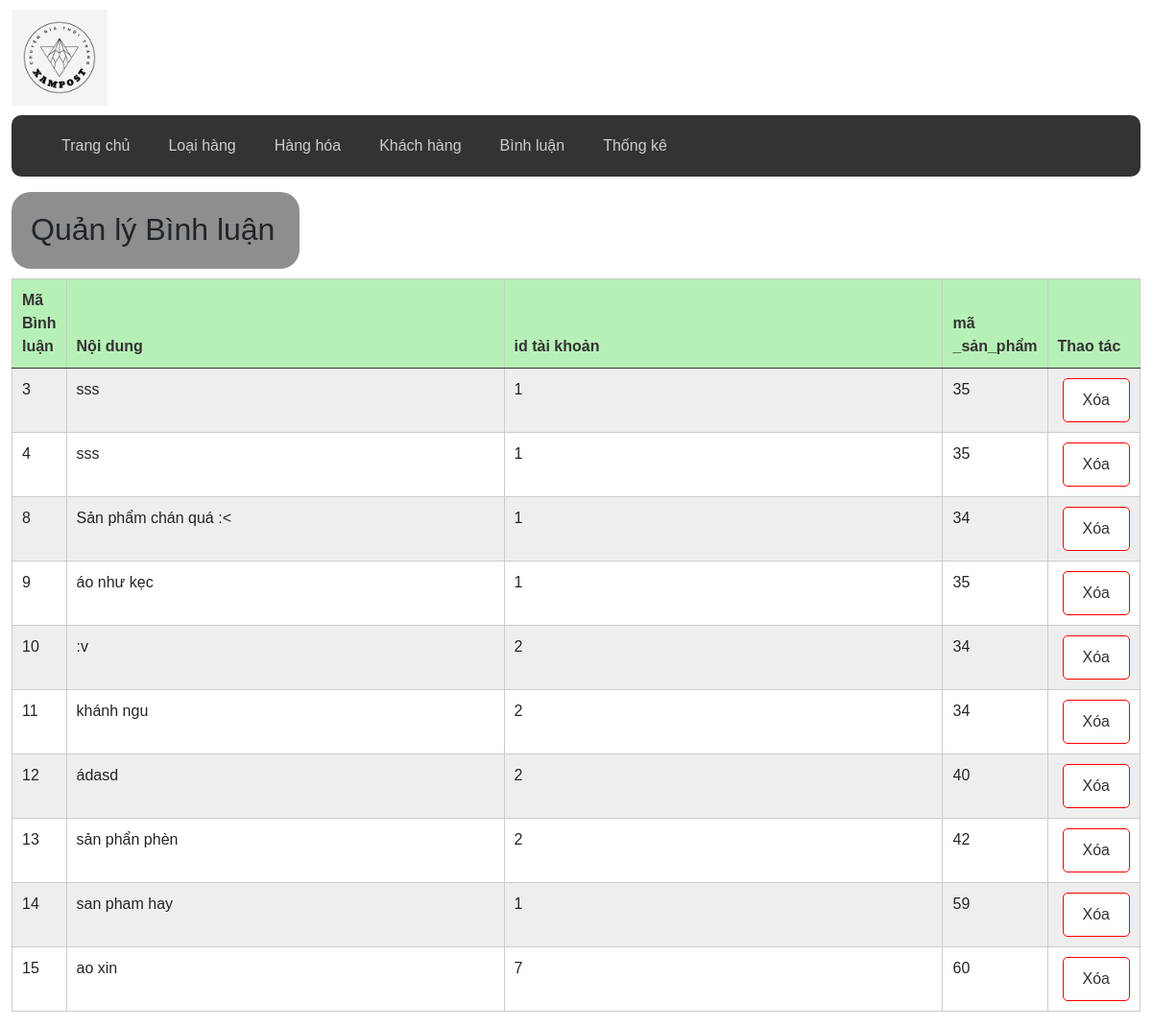
/binh_luan/index.php, run on the app's committed database.
### tables this page shows
CREATE TABLE `binh_luan` (
  `ma_bl` int(11) NOT NULL,
  `noi_dung` varchar(255) NOT NULL,
  `id` int(11) NOT NULL,
  `ma_sp` int(11) NOT NULL
);

### dao/binh_luan.php (called while the page is built, shortened)
<?php
function getAll1() {
    $conn = pdo_get_connection();
    $sql = "SELECT * FROM binh_luan";
    $statement= $conn->prepare($sql);
    $statement->execute([]);
    $ket_qua=[];
    while (true) {
        $rowData =  $statement->fetch();
        if ($rowData == false) {
            break;
        }
        $row= [
            'ma_bl' => $rowData['ma_bl'],
            'noi_dung' => $rowData['noi_dung'],
            'id' => $rowData['id'],
            'ma_sp' => $rowData['ma_sp'],
        ];
        array_push($ket_qua,$row);
    }
    return $ket_qua;
}
?>

### binh_luan/index.php (the view, shortened to what this page needs)
<?php
require_once "./../dao/binh_luan.php";
$kq = getAll1();
?>
<!DOCTYPE html>
<html lang="en">
<head>
    <link rel="stylesheet" href=".././css//bootstrap.min.css">
    <link rel="stylesheet" href=".././css/index.css">
    <link rel="stylesheet" href=".././css/form.css">
</head>
<body>
    <div class="container" >
    <header>
            <img src="./../logo/XAmPOST.png" alt="" width="100px">
            <nav>
               <ul>
                    <li><a href="http://localhost/du_an_team/">Trang chủ</a></li>
                    <li><a href="">Loại hàng</a></li>
                    <li><a href="http://localhost/du_an_team/hang_hoa/">Hàng hóa</a></li>
                    <li><a href="#">Khách hàng</a></li>
                    <li><a href="https://localhost/du_an_Team/binh_luan/">Bình luận</a></li>
                    <li><a href="https://localhost/du_an_Team/thong_ke/thong_ke.php">Thống kê</a></li>
                </ul>
            </nav>
        </header>
        <div class="quan_ly"><h2>Quản lý Bình luận</h2><br> </div>
        <div class="ql_sp">
            <table class="table table-hover" >
                <thead>
                    <tr>
                        <th class="">Mã Bình luận</th>
                        <th class="col">Nội dung</th>
                        <th class="col">id tài khoản</th>
                        <th class="col">mã _sản_phẩm</th>
                        <th class="col" colspan="2">Thao tác</th>
                    </tr>
                </thead>
                <tbody>
                <?php for ($i = 0; $i <count($kq) ; $i++){?>
            <tr>
                <td>
                    <?php echo $kq[$i]['ma_bl']?>
                </td>
                <td>
                    <?php echo $kq[$i]['noi_dung']?>
                </td>
                <td>
                    <?php echo $kq[$i]['id']?>
                </td>
                <td>
                    <?php echo $kq[$i]['ma_sp']?>
                </td>
                <td>
                <button class="btn btn-danger"> <a href="xoa.php?id=<?php echo $kq[$i]['ma_bl'] ?>" onclick="return confirm('Ban co muon xoa khong ?')">Xóa</a></button>
                </td>
            </tr>
            <?php } ?>
                </tbody>
            </table>
        </div>
</body>
</html>

### css/index.css (style rules this page uses)
.quan_ly { background: #8d8e8d; padding: 20px 0 0 20px; width: 300px; height: 80px; margin: 8px 0 10px 0; border-radius: 20px; }

### css/form.css (style rules this page uses)
* { margin: 0; padding: 0; box-sizing: border-box; font-family: Arial, Helvetica, sans-serif; }
.container { max-width: 1200px; margin: 10px auto; }
nav { background-color: #333; margin: 10px 0; border-radius: 10px; }
nav ul { display: flex; list-style: none; }
nav ul a { display: block; padding: 20px; color: #ccc; text-decoration: none; }
.col { width: 50%; margin-top: 10px; }
button.btn { padding: 10px 20px; margin-left: 5px; border: 1px solid #ccc; border-radius: 5px; cursor: pointer; color: #333; background-color: #fff; }
button.btn-danger { border: 1px solid red; }
button a { display: block; text-decoration: none; color: #333; }
.table { border-collapse: collapse; width: 100%; }
.table, .table tr, .table td, .table th { border: 1px solid #ccc; }
.table th, .table td { padding: 10px; }
.table tbody tr:nth-child(2n + 1) { background-color: #eee; }
table thead tr { background-color: #b7f0b7; color: #333; }

### data on the page
binh_luan: ma_bl "3", noi_dung "sss", id "1", ma_sp "35"
binh_luan: ma_bl "4", noi_dung "sss", id "1", ma_sp "35"
binh_luan: ma_bl "8", noi_dung "Sản phẩm chán quá :<", id "1", ma_sp "34"
binh_luan: ma_bl "9", noi_dung "áo như kẹc", id "1", ma_sp "35"
binh_luan: ma_bl "10", noi_dung ":v", id "2", ma_sp "34"
binh_luan: ma_bl "11", noi_dung "khánh ngu", id "2", ma_sp "34"
binh_luan: ma_bl "12", noi_dung "ádasd", id "2", ma_sp "40"
binh_luan: ma_bl "13", noi_dung "sản phẩn phèn", id "2", ma_sp "42"
binh_luan: ma_bl "14", noi_dung "san pham hay", id "1", ma_sp "59"
binh_luan: ma_bl "15", noi_dung "ao xin", id "7", ma_sp "60"
